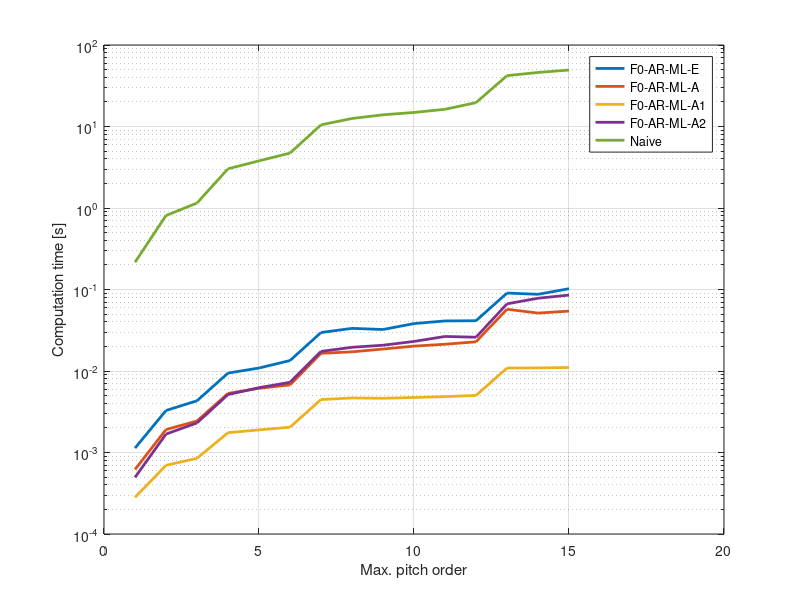

Reproduce this figure in MATLAB. (Note: this script raises an error after producing the figure.)
clear
clc
close all

load('results/timingVsPitchOrder.mat');

timing2plot = squeeze(min(timingMtx,[],2));

semilogy(maxPitchOrderList', timing2plot, 'lineWidth',2)
xlabel('Max. pitch order');
ylabel('Computation time [s]');
grid on;
legend(methods)

% store data in text file so that it is ready for plotting using tikz
comment = '';
legend_str = ['order ', strjoin(methods)];
data = [maxPitchOrderList', timing2plot];
mtx_to_tbl_pgfplots('results/timingVsPitchOrder',comment,legend_str,data);
